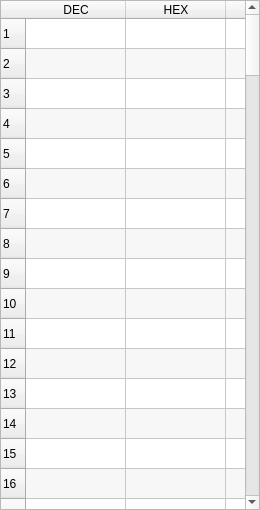
<?xml version="1.0" encoding="UTF-8"?>
<ui version="4.0">
 <class>AsciiDialog</class>
 <widget class="QDialog" name="AsciiDialog">
  <property name="geometry">
   <rect>
    <x>0</x>
    <y>0</y>
    <width>260</width>
    <height>510</height>
   </rect>
  </property>
  <property name="sizePolicy">
   <sizepolicy hsizetype="Fixed" vsizetype="Preferred">
    <horstretch>0</horstretch>
    <verstretch>0</verstretch>
   </sizepolicy>
  </property>
  <property name="minimumSize">
   <size>
    <width>260</width>
    <height>200</height>
   </size>
  </property>
  <property name="maximumSize">
   <size>
    <width>260</width>
    <height>2048</height>
   </size>
  </property>
  <property name="windowTitle">
   <string>ASCII Table</string>
  </property>
  <layout class="QVBoxLayout">
   <property name="spacing">
    <number>2</number>
   </property>
   <property name="margin">
    <number>0</number>
   </property>
   <item>
    <widget class="QTableWidget" name="AsciiTable">
     <property name="sizePolicy">
      <sizepolicy hsizetype="Fixed" vsizetype="Expanding">
       <horstretch>0</horstretch>
       <verstretch>0</verstretch>
      </sizepolicy>
     </property>
     <property name="minimumSize">
      <size>
       <width>260</width>
       <height>200</height>
      </size>
     </property>
     <property name="maximumSize">
      <size>
       <width>260</width>
       <height>2048</height>
      </size>
     </property>
     <property name="verticalScrollBarPolicy">
      <enum>Qt::ScrollBarAlwaysOn</enum>
     </property>
     <property name="horizontalScrollBarPolicy">
      <enum>Qt::ScrollBarAlwaysOff</enum>
     </property>
     <property name="tabKeyNavigation">
      <bool>false</bool>
     </property>
     <property name="showDropIndicator" stdset="0">
      <bool>false</bool>
     </property>
     <property name="dragDropOverwriteMode">
      <bool>false</bool>
     </property>
     <property name="alternatingRowColors">
      <bool>true</bool>
     </property>
     <property name="wordWrap">
      <bool>false</bool>
     </property>
     <property name="cornerButtonEnabled">
      <bool>false</bool>
     </property>
     <property name="rowCount">
      <number>128</number>
     </property>
     <property name="columnCount">
      <number>3</number>
     </property>
     <row/>
     <row/>
     <row/>
     <row/>
     <row/>
     <row/>
     <row/>
     <row/>
     <row/>
     <row/>
     <row/>
     <row/>
     <row/>
     <row/>
     <row/>
     <row/>
     <row/>
     <row/>
     <row/>
     <row/>
     <row/>
     <row/>
     <row/>
     <row/>
     <row/>
     <row/>
     <row/>
     <row/>
     <row/>
     <row/>
     <row/>
     <row/>
     <row/>
     <row/>
     <row/>
     <row/>
     <row/>
     <row/>
     <row/>
     <row/>
     <row/>
     <row/>
     <row/>
     <row/>
     <row/>
     <row/>
     <row/>
     <row/>
     <row/>
     <row/>
     <row/>
     <row/>
     <row/>
     <row/>
     <row/>
     <row/>
     <row/>
     <row/>
     <row/>
     <row/>
     <row/>
     <row/>
     <row/>
     <row/>
     <row/>
     <row/>
     <row/>
     <row/>
     <row/>
     <row/>
     <row/>
     <row/>
     <row/>
     <row/>
     <row/>
     <row/>
     <row/>
     <row/>
     <row/>
     <row/>
     <row/>
     <row/>
     <row/>
     <row/>
     <row/>
     <row/>
     <row/>
     <row/>
     <row/>
     <row/>
     <row/>
     <row/>
     <row/>
     <row/>
     <row/>
     <row/>
     <row/>
     <row/>
     <row/>
     <row/>
     <row/>
     <row/>
     <row/>
     <row/>
     <row/>
     <row/>
     <row/>
     <row/>
     <row/>
     <row/>
     <row/>
     <row/>
     <row/>
     <row/>
     <row/>
     <row/>
     <row/>
     <row/>
     <row/>
     <row/>
     <row/>
     <row/>
     <row/>
     <row/>
     <row/>
     <row/>
     <row/>
     <row/>
     <column>
      <property name="text">
       <string>DEC</string>
      </property>
     </column>
     <column>
      <property name="text">
       <string>HEX</string>
      </property>
     </column>
     <column>
      <property name="text">
       <string>Char</string>
      </property>
     </column>
    </widget>
   </item>
  </layout>
 </widget>
 <resources/>
 <connections/>
</ui>
